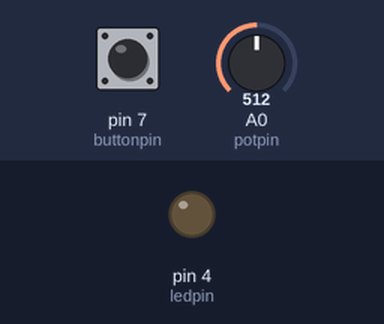
Simulated run of this sketch. Board: Arduino Uno, built with avr-gcc and run on an emulated ATmega328P. Shown: output pins drawn as LEDs (lit = HIGH). The test bench sets the inputs (shaded band); at power-on: pin 7 (buttonpin) LOW, A0 (potpin) = 512.

Above: at 1.2 s.
1.3 s: pin 7 (buttonpin) pulled HIGH for 0.15 s
At 1.37 s:
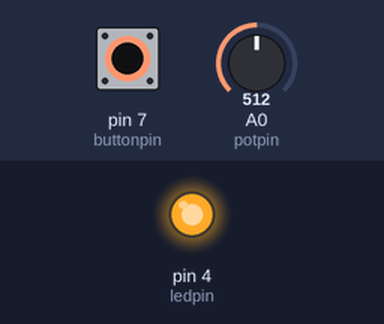
2.9 s: pin 7 (buttonpin) pulled HIGH for 3.2 s
At 6.9 s:
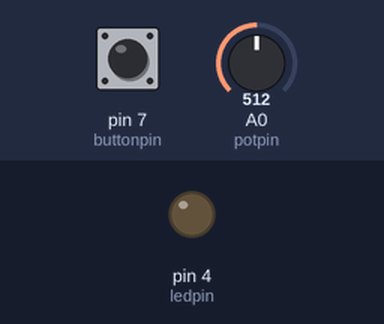
Timing chart, 0 to 8.4 s (numbered marks = the images above; inputs shaded):
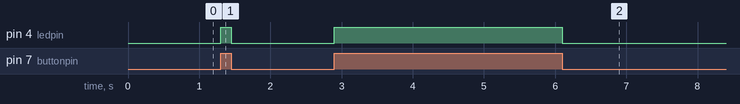

Measured:
- after the input at 1.3 s, pin 4 (ledpin): LOW → HIGH at once, → LOW 0.15 s later
- after the input at 2.9 s, pin 4 (ledpin): LOW → HIGH at once, → LOW 3.2 s later

The sketch:

Esercizio_Led_3_con_pulsante.ino
```cpp
int ledpin = 4;
int potpin = A0;
int buttonpin = 7;

void setup() {
  // put your setup code here, to run once:

  pinMode(buttonpin, INPUT);
  pinMode(ledpin, OUTPUT);
  Serial.begin(9600);
}

void loop() {
  // put your main code here, to run repeatedly:
  int buttonState = digitalRead(buttonpin);
  int potState = analogRead(potpin);
  if ((buttonState == 1) && (potState > 500)){
      digitalWrite(ledpin, HIGH); //accendi il led
    }
    else {//altrimenti
      digitalWrite(ledpin, LOW); //spegni il led
    }
}
```
